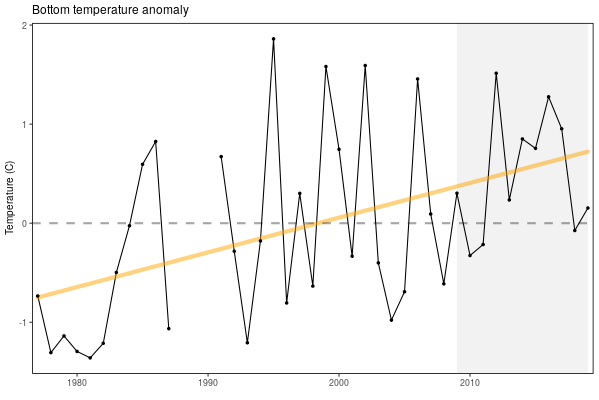

The script that saved this image:
library(here)

source(here('chunk-scripts/LTL.Rmd-setup.R'))
source(here('chunk-scripts/LTL.Rmd-GIS-setup.R'))
source(here('chunk-scripts/LTL.Rmd-MAB-bot-temp.R'))

ggsave('/share/github/iea-uploader/data/[email redacted]/bottom_temp/bottom_temp_MAB.png', width = 8.33333333333333, height = 5.55555555555556, dpi = 72)
